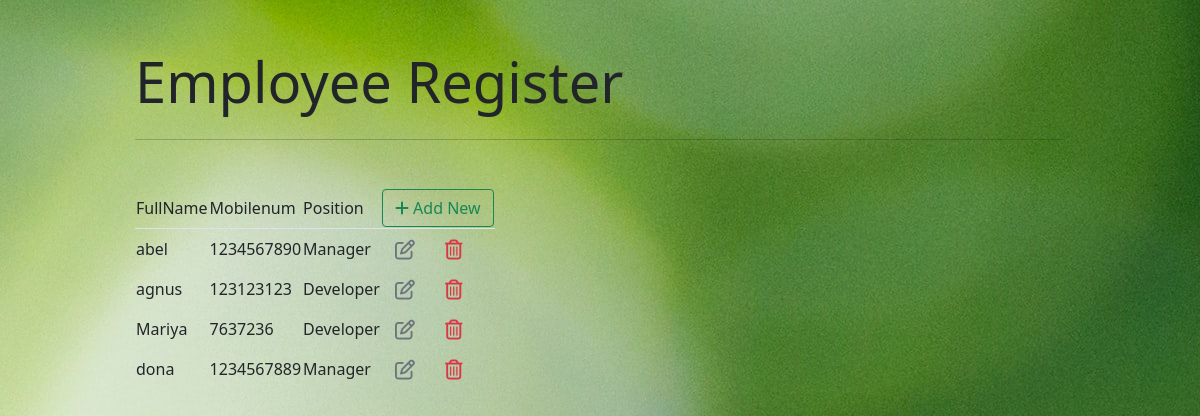
Page /list/ on the committed database.
### employee_registration/models.py (models this page shows)
class Employee(models.Model):
    FullName=models.CharField(max_length=20,blank=False)
    Emp_code=models.CharField(max_length=20,blank=False)
    Mobilenum=models.CharField(max_length=10,blank=False)
    position=models.ForeignKey(Position,on_delete=models.CASCADE)

class Position(models.Model):
    Title=models.CharField(max_length=20,blank=False)
    def __str__(self):
        return self.Title

### employee_registration/views.py (the view)
# urls.py: path('list/', views.employee_list,name='employee_list'),
def employee_list(request):
    context={'employee_list': Employee.objects.all()}
    return render(request,"employee_list.html", context)

### templates/employee_list.html (shortened to what this page needs)
{% extends 'base.html'%}
{% block content %}
<table class="table-borderless">
    <thead class="border-bottom font-weight-bold">
        <tr>
        <tr>
            <td>FullName</td>
            <td>Mobilenum</td>
            <td>Position</td>
            <td>
                <a href="{% url 'employee_insert'%}" class="btn btn-outline-success"><i class="fas fa-plus"></i> Add New</a>
            </td>
        </tr>
    </thead>
    <tbody>
        {% for employee in employee_list %}
            <td>{{employee.FullName}}</td>
            <td>{{employee.Mobilenum}}</td>
            <td>{{employee.position}} </td>
        <td>
            <a href="{% url 'employee_update' employee.id %}" class="btn text-secondary px=0">
                <i class="far fa-edit fa-lg"></i>
            </a>
            <form action="{% url 'employee_delete' employee.id %}" method="post" class="d-inline">
                <button type="submit" class="btn">
                    <i class="far fa-trash-alt fa-lg text-danger float-right"></i>
                </button>
            </form>
        </td>
        {% endfor %}
    <br/>
    </tbody>
</table>
{% endblock %}

### templates/base.html (shortened to what this page needs)
<!DOCTYPE html>
<html lang="en">
<head>
    <link href="https://cdn.jsdelivr.net/npm/bootstrap@5.1.3/dist/css/bootstrap.min.css" rel="stylesheet">
    <link href="https://cdnjs.cloudflare.com/ajax/libs/font-awesome/6.0.0/css/all.min.css" rel="stylesheet">
</head>
<body id="bg" background="/static/newone.jpg">
    <div class="jumbotron">
        <div class="container">
          <div class="col-md-10 offset-md-1 mt-5">
            <h1 class="display-4">Employee Register</h1>
            <hr class="my-4">
            {% block content %}
            {% endblock content%}
          </div>
      </div>
    </div>
</body>
</html>

### rows in the picture
Employee: FullName "abel", Mobilenum "1234567890", position "Manager"
Employee: FullName "agnus", Mobilenum "123123123", position "Developer"
Employee: FullName "Mariya", Mobilenum "7637236", position "Developer"
Employee: FullName "dona", Mobilenum "1234567889", position "Manager"
